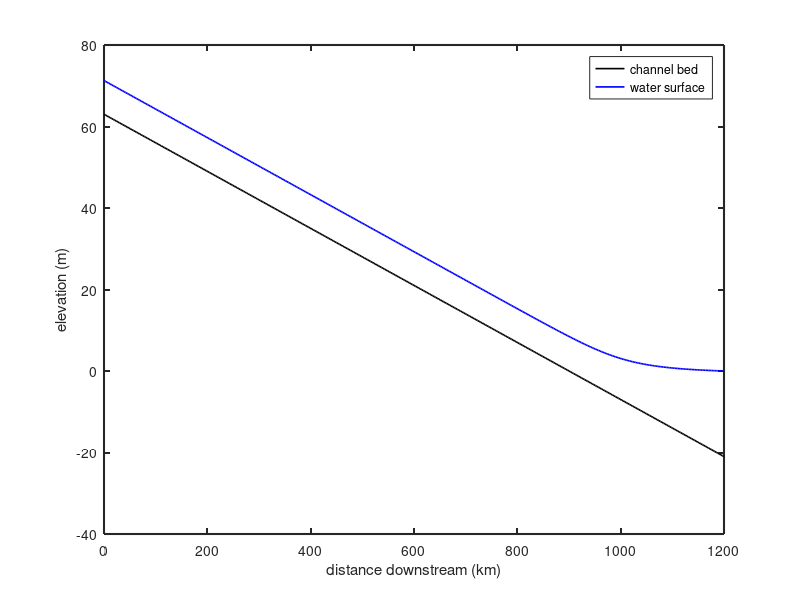

Write MATLAB code to recreate this figure.
function backwater_fixed
    L = 1200e3; % length of domain (m)
    nx = 400; % number of nodes (+1)
    dx = L/nx; % length of cells (m)
    x = 0:dx:L; % define x-coordinates
    
    start = 63; % pin-point to start eta from (m)
    S0 = 7e-5; % bed slope
    eta = linspace(start, start - S0*(nx*dx), nx+1); % channel bed values
    H0 = 0; % fixed base level (m)
    Cf = 0.0047; % friction coeff
    
    B0 = 1100; % channel width
    Qw = 10000; % water discharge
    qw = Qw / B0; % width averaged water discharge
    
    [S] = get_slope(eta, nx, dx); % bed slope at each node

    [H] = get_backwater_fixed(eta, S, H0, Cf, qw, nx, dx); % flow depth
    
    makeplot = true; % set to false for no plotting
    if makeplot
        figure()
        cla; hold on;
        etaLine = plot(x/1000, eta, 'k-', 'LineWidth', 1.2);
        Hline = plot(x/1000, eta + H, 'b-', 'LineWidth', 1.2);
        xlabel('distance downstream (km)')
        ylabel('elevation (m)')
        legend([etaLine, Hline], {'channel bed', 'water surface'})
        box on
        set(gca, 'FontSize', 10, 'LineWidth', 1.5)
    end
end

function [S] = get_slope(eta, nx, dx)
    % return slope of input bed (eta)
    S = zeros(1,nx+1);
    S(1) = (eta(1) - eta(2)) / dx;
    S(2:nx) = (eta(1:nx-1) - eta(3:nx+1)) ./ (2*dx);
    S(nx + 1) = (eta(nx) - eta(nx + 1)) / dx;
end
    
function [H] = get_backwater_fixed(eta, S, H0, Cf, qw, nx, dx)
    % backwater formulated for fixed width
    H = NaN(1,nx+1); % preallocate depth 
    H(nx+1) = abs(H0 - eta(nx+1)); % water depth at downstream boundary
    for i = nx:-1:1
        % predictor step: computation of a first estimation of the water depth Hp
        Frsqp = get_froudesq(qw, H(i+1)); % calculate froude-squared from conditions at i+1
        dHdxp = get_dHdx(S(i+1), Cf, Frsqp); % use desired relation for dHdx (width fixed for now)
        Hp = H(i+1) - dHdxp * dx; % solve for H prediction
        % corrector step: computation of H
        Frsqc = get_froudesq(qw, Hp); % calculate froude-squared at i with prediction depth
        dHdxc = get_dHdx(S(i), Cf, Frsqc); % doaa
        % convolution of prediction and correction, trapezoidal rule
        H(i) = H(i+1) - ( (0.5) * (dHdxp + dHdxc) * dx );
    end
end

function [Frsq] = get_froudesq(qw, H)
    % calculate froude squared
    g = 9.81; % gravitational acceleration constant
    Frsq = ( qw^2 / (g * H^3) );
end

function [dHdx] = get_dHdx(S_loc, Cf, Frsq)
    % calculate change in height over space by backwater eqn
    dHdx = (S_loc - Cf * (Frsq)) / (1 - (Frsq));
end